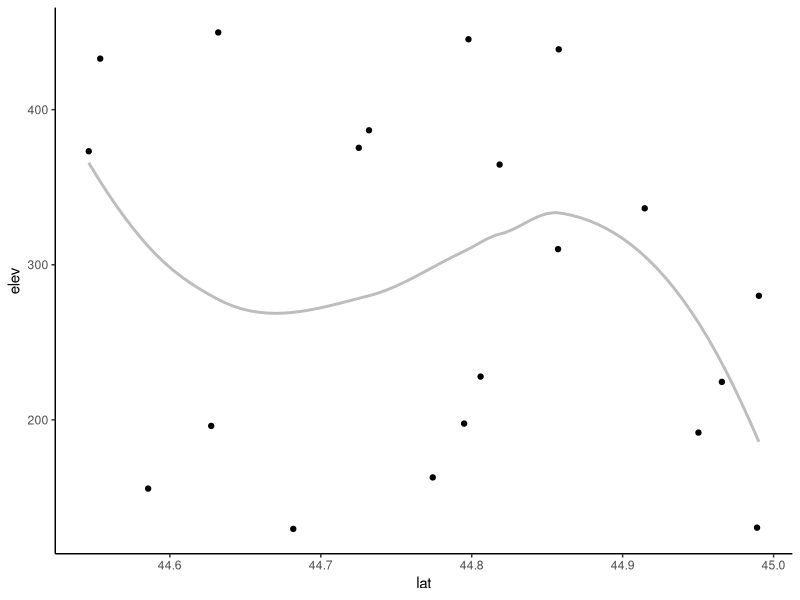
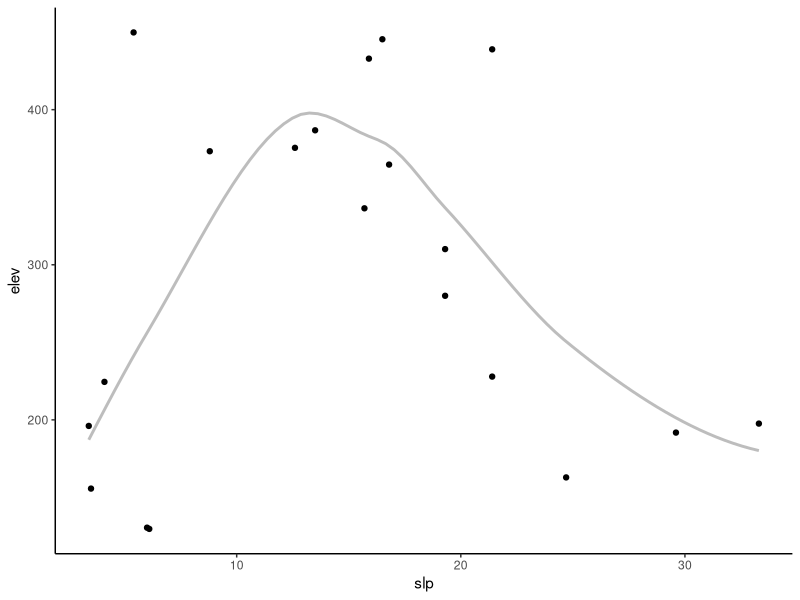
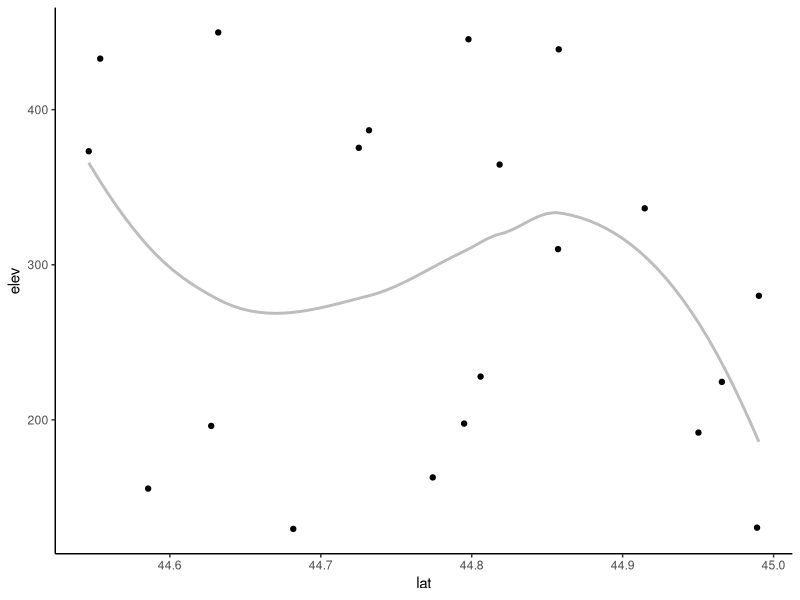
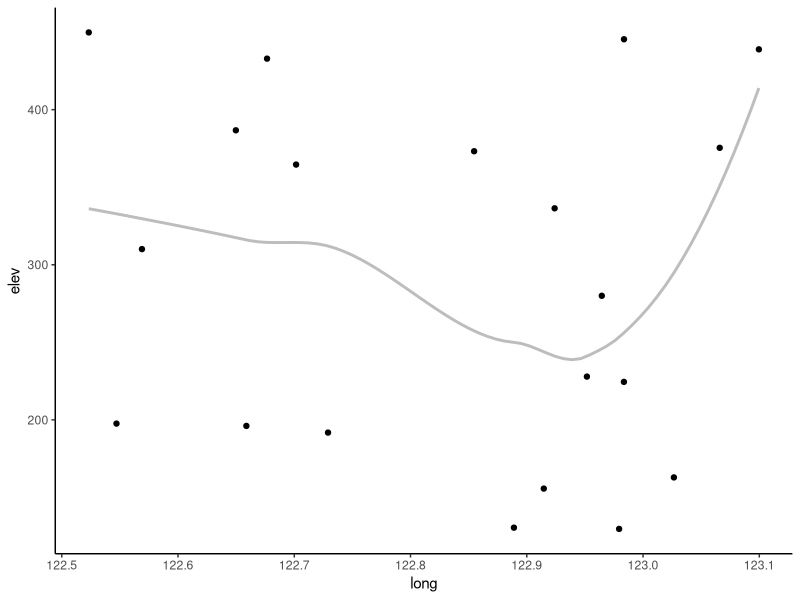
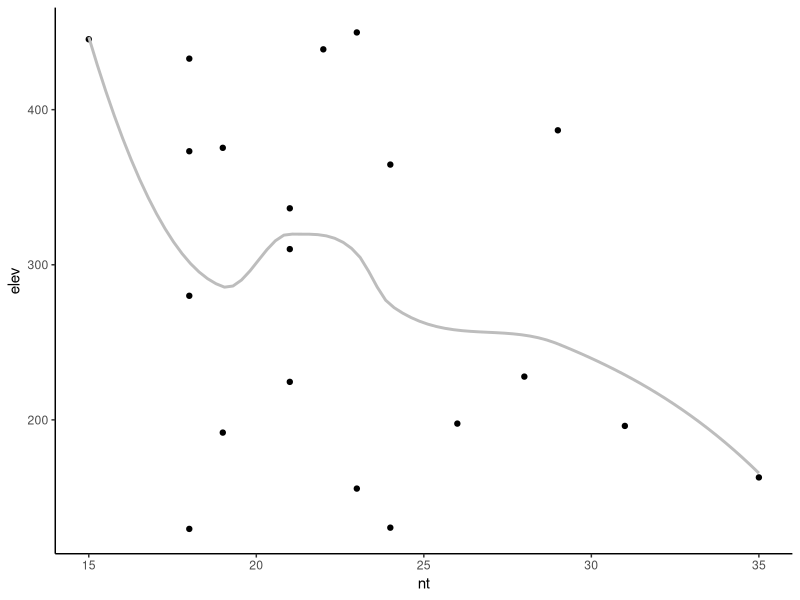
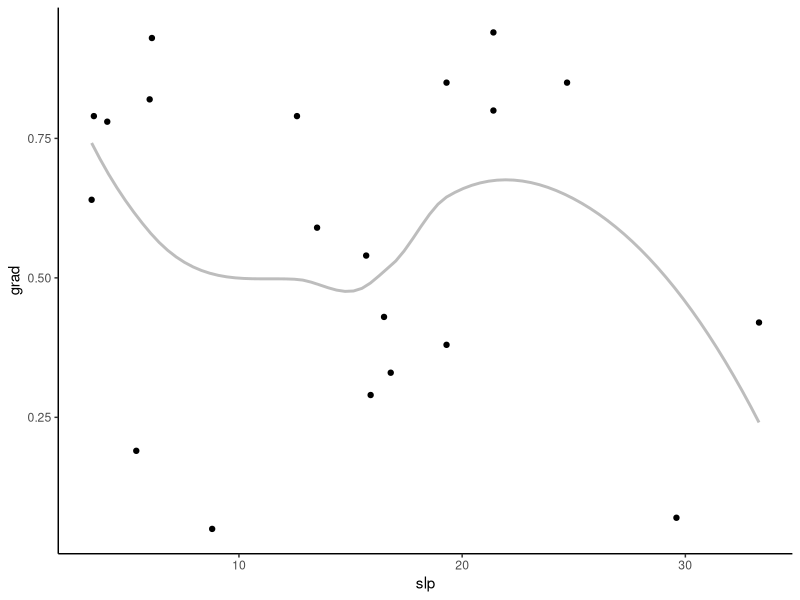
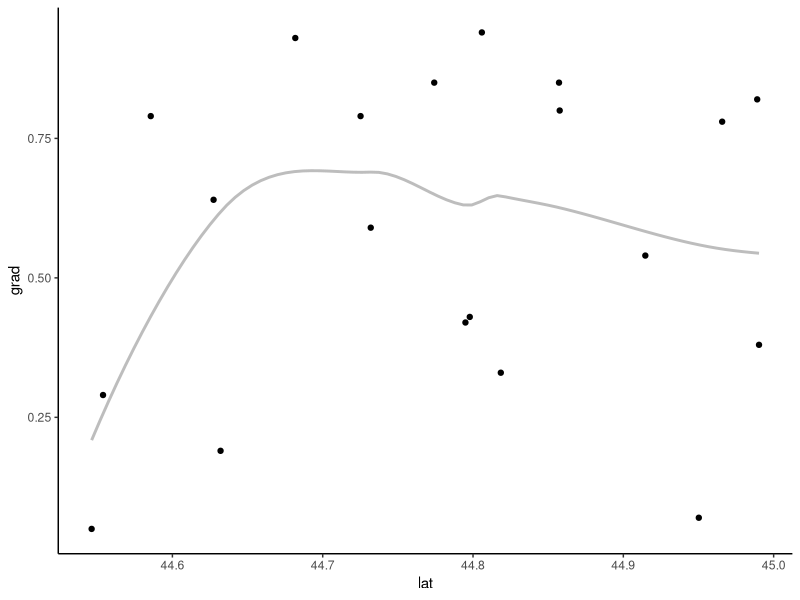
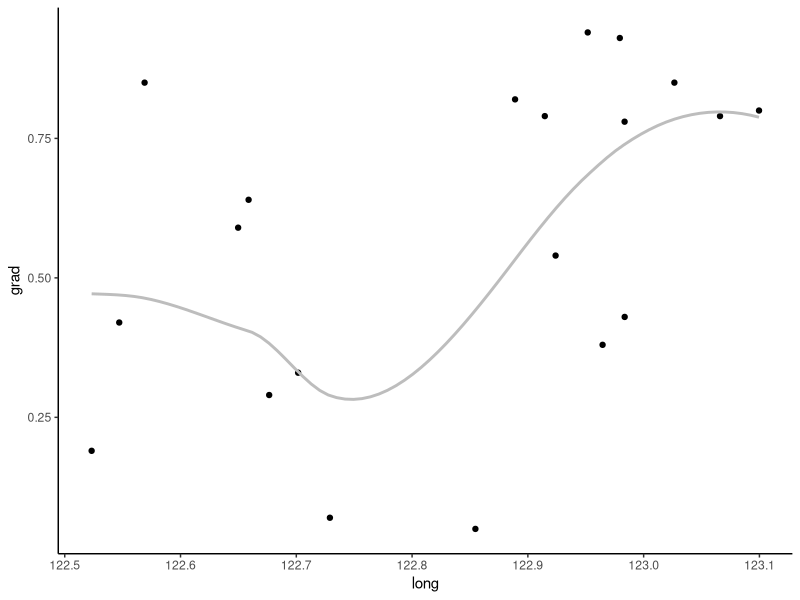

R code for these plots, in order:
## ---- chunk 1
library(ggplot2)
library(purrr)
library(cowplot)
## ---- chunk 2
set.seed(16)
dat = data.frame(elev = round( runif(20, 100, 500), 1),
                 resp = round( runif(20, 0, 10), 1),
                 grad = round( runif(20, 0, 1), 2),
                 slp = round( runif(20, 0, 35),1),
                 lat = runif(20, 44.5, 45),
                 long = runif(20, 122.5, 123.1),
                 nt = rpois(20, lambda = 25) )
head(dat)
## ---- chunk 3
response = names(dat)[1:3]
expl = names(dat)[4:7]
## ---- chunk 4
response = set_names(response)
response
## ---- chunk 5
expl = set_names(expl)
expl
## ---- chunk 6

scatter_fun = function(x, y) {
  ggplot(data=dat, aes(x = .data[[x]], y = .data[[y]])) +
    geom_point() +
    geom_smooth(method = "loess",
                se = FALSE,
                color = "grey74") + theme(
                  panel.grid.major = element_blank(),
                  panel.grid.minor = element_blank(),
                  panel.background = element_blank(),
                  axis.line = element_line()
                )
}
## ---- chunk 7
scatter_fun(x = "lat", y = "elev")
## ---- chunk 8
elev_plots = map(.x = expl, .f = ~scatter_fun(x = .x, y = "elev") )
## ---- chunk 9
elev_plots
## ---- chunk 10
all_plots = map(.x = response,
                  .f=~ map(.x = expl, .f = scatter_fun, y = .x))
## ---- chunk 11
all_plots2 = map(response, function(resp) {
  map(expl, function(expl) {
    scatter_fun(x = expl, y = resp)
  })
})
## ---- chunk 12
all_plots$grad[1:2]
## ---- chunk 13
all_plots$grad$long
## ---- chunk 14
all_plots[[3]][[3]]
## ---- chunk 15
resp_expl <-  tidyr::expand_grid(expl,response)
resp_expl
## ---- chunk 16
allplots2 = pmap(.l = resp_expl, .f = ~scatter_fun(x = .x, y = .y) )
## ---- chunk 17
allplots2_names = pmap(resp_expl, ~ paste0(.x, "_", .y, ".png"))
allplots2_names[1:2]
## ---- chunk 18
pdf("all_scatterplots.pdf")
all_plots
dev.off()
## ---- chunk 19
iwalk(all_plots, ~ {
  pdf(paste0(.y, "_scatterplots.pdf"))
  print(.x)
  dev.off()
})
## ---- chunk 20
plotnames = imap(all_plots, ~ paste0(.y, "_", names(.x), ".png")) %>%
  flatten()
## ---- chunk 21
walk2(plotnames,
      flatten(all_plots),
      ~ ggsave(
        filename = .x,
        plot = .y,
        height = 7,
        width = 7
      ))
## ---- chunk 22
cowplot::plot_grid(plotlist = all_plots[[1]])
## ---- chunk 23
response_plots = map(all_plots, ~ cowplot::plot_grid(plotlist = .x))
response_plots
